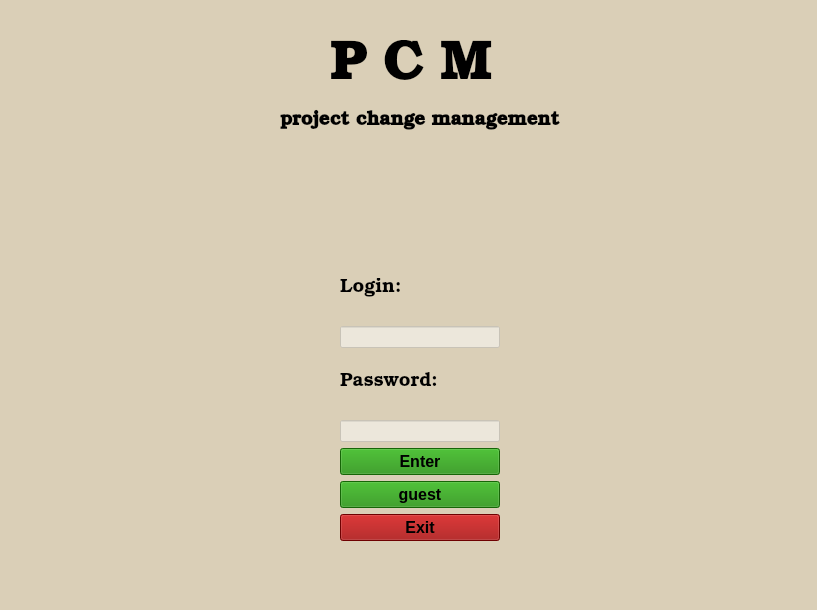
<?xml version="1.0" encoding="UTF-8"?>
<ui version="4.0">
 <class>MainWindow</class>
 <widget class="QMainWindow" name="MainWindow">
  <property name="geometry">
   <rect>
    <x>0</x>
    <y>0</y>
    <width>817</width>
    <height>610</height>
   </rect>
  </property>
  <property name="windowTitle">
   <string>MainWindow</string>
  </property>
  <property name="styleSheet">
   <string notr="true">background-color: rgb(218, 207, 183);</string>
  </property>
  <widget class="QWidget" name="centralwidget">
   <widget class="QWidget" name="gridWidget" native="true">
    <property name="geometry">
     <rect>
      <x>340</x>
      <y>260</y>
      <width>160</width>
      <height>281</height>
     </rect>
    </property>
    <property name="styleSheet">
     <string notr="true">background-color: rgba(191, 64, 64, 0);</string>
    </property>
    <layout class="QGridLayout" name="gridLayout">
     <item row="6" column="0">
      <widget class="QPushButton" name="pushButton_2">
       <property name="font">
        <font>
         <pointsize>12</pointsize>
         <weight>75</weight>
         <bold>true</bold>
        </font>
       </property>
       <property name="styleSheet">
        <string notr="true">background-color: rgb(31, 141, 9);</string>
       </property>
       <property name="text">
        <string>guest</string>
       </property>
      </widget>
     </item>
     <item row="1" column="0">
      <widget class="QLineEdit" name="lineEdit_Login">
       <property name="styleSheet">
        <string notr="true">background-color: rgba(255, 255, 255, 126);</string>
       </property>
      </widget>
     </item>
     <item row="7" column="0">
      <widget class="QPushButton" name="pushButton_3">
       <property name="font">
        <font>
         <pointsize>12</pointsize>
         <weight>75</weight>
         <bold>true</bold>
        </font>
       </property>
       <property name="styleSheet">
        <string notr="true">background-color: rgb(154, 2, 2);</string>
       </property>
       <property name="text">
        <string>Exit</string>
       </property>
      </widget>
     </item>
     <item row="4" column="0">
      <widget class="QPushButton" name="pushButton">
       <property name="font">
        <font>
         <pointsize>12</pointsize>
         <weight>75</weight>
         <bold>true</bold>
        </font>
       </property>
       <property name="styleSheet">
        <string notr="true">background-color: rgb(31, 141, 9);</string>
       </property>
       <property name="text">
        <string>Enter</string>
       </property>
      </widget>
     </item>
     <item row="3" column="0">
      <widget class="QLineEdit" name="lineEdit_Pass">
       <property name="styleSheet">
        <string notr="true">background-color: rgba(255, 255, 255, 126);</string>
       </property>
      </widget>
     </item>
     <item row="2" column="0">
      <widget class="QLabel" name="label_Password">
       <property name="font">
        <font>
         <family>URW Bookman</family>
         <pointsize>14</pointsize>
         <weight>75</weight>
         <bold>true</bold>
        </font>
       </property>
       <property name="text">
        <string>&lt;html&gt;&lt;head/&gt;&lt;body&gt;&lt;p&gt;&lt;span style=&quot; font-weight:400;&quot;&gt;Password:&lt;/span&gt;&lt;/p&gt;&lt;/body&gt;&lt;/html&gt;</string>
       </property>
      </widget>
     </item>
     <item row="0" column="0">
      <widget class="QLabel" name="label_Login_2">
       <property name="font">
        <font>
         <family>URW Bookman</family>
         <pointsize>14</pointsize>
         <weight>75</weight>
         <bold>true</bold>
        </font>
       </property>
       <property name="text">
        <string>&lt;html&gt;&lt;head/&gt;&lt;body&gt;&lt;p&gt;&lt;span style=&quot; font-weight:400;&quot;&gt;Login:&lt;/span&gt;&lt;/p&gt;&lt;/body&gt;&lt;/html&gt;</string>
       </property>
      </widget>
     </item>
    </layout>
   </widget>
   <widget class="QLabel" name="label">
    <property name="geometry">
     <rect>
      <x>330</x>
      <y>40</y>
      <width>181</width>
      <height>61</height>
     </rect>
    </property>
    <property name="font">
     <font>
      <family>URW Bookman</family>
      <pointsize>40</pointsize>
      <weight>75</weight>
      <italic>false</italic>
      <bold>true</bold>
     </font>
    </property>
    <property name="styleSheet">
     <string notr="true">background-color: rgba(191, 64, 64, 0);</string>
    </property>
    <property name="text">
     <string>&lt;html&gt;&lt;head/&gt;&lt;body&gt;&lt;p&gt;P C M&lt;/p&gt;&lt;/body&gt;&lt;/html&gt;</string>
    </property>
   </widget>
   <widget class="QLabel" name="label_2">
    <property name="geometry">
     <rect>
      <x>280</x>
      <y>100</y>
      <width>291</width>
      <height>41</height>
     </rect>
    </property>
    <property name="font">
     <font>
      <family>URW Bookman</family>
      <pointsize>14</pointsize>
      <weight>75</weight>
      <bold>true</bold>
     </font>
    </property>
    <property name="styleSheet">
     <string notr="true">background-color: rgba(191, 64, 64, 0);</string>
    </property>
    <property name="text">
     <string>project change management</string>
    </property>
   </widget>
  </widget>
 </widget>
 <resources/>
 <connections/>
</ui>
